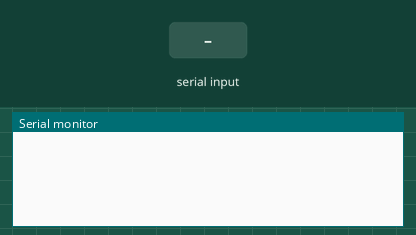
Simulated run of this sketch. Board: Arduino Uno, built with avr-gcc and run on an emulated ATmega328P. On the bench: the last lines printed to the serial monitor. Inputs (shaded band) come from the test bench.

Above: at 1.2 s.
1.3 s: "1" received over Serial
At 2.2 s:
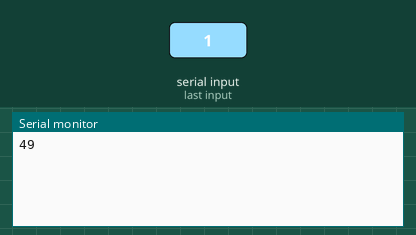
2.8 s: "1" received over the second serial link
At 4.2 s:
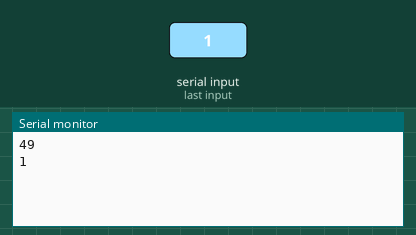
4.3 s: "0" received over Serial
At 5.5 s:
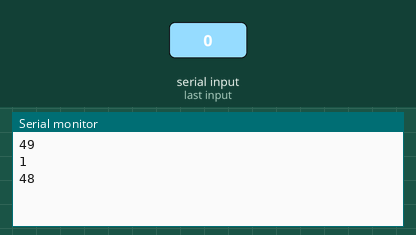
5.8 s: "0" received over the second serial link
At 7.5 s:
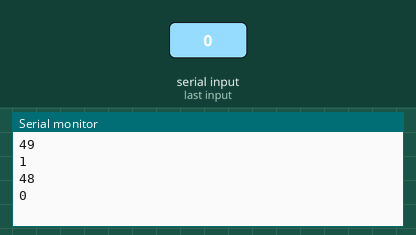
Timing chart, 0 to 8.3 s (numbered marks = the images above; inputs shaded):
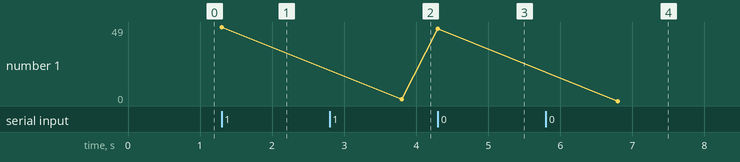

Measured:
- after the input at 1.3 s, the serial monitor: prints a new line at once (image 1)
- after the input at 2.8 s, the serial monitor: prints a new line after 1.0 s (image 2)
- after the input at 4.3 s, the serial monitor: prints a new line at once (image 3)
- after the input at 5.8 s, the serial monitor: prints a new line after 1.0 s (image 4)
- plotted number 1: 49 → 1 after the input at 2.8 s, 1 → 48 after the input at 4.3 s, 48 → 0 after the input at 5.8 s

The sketch:

27_config_at.ino
```cpp
#include <SoftwareSerial.h>

SoftwareSerial softSerial(10, 11);
String s = "";

void setup() {
  // put your setup code here, to run once:
  Serial.begin(9600);
  softSerial.begin(9600);
}

void loop() {
  // put your main code here, to run repeatedly:
  if (Serial.available() > 0) {
    Serial.println(Serial.read());
    softSerial.write(Serial.read());
  }

  if (softSerial.available() > 0) {
    s = softSerial.readString();
    Serial.println(s);
  }
}
```
